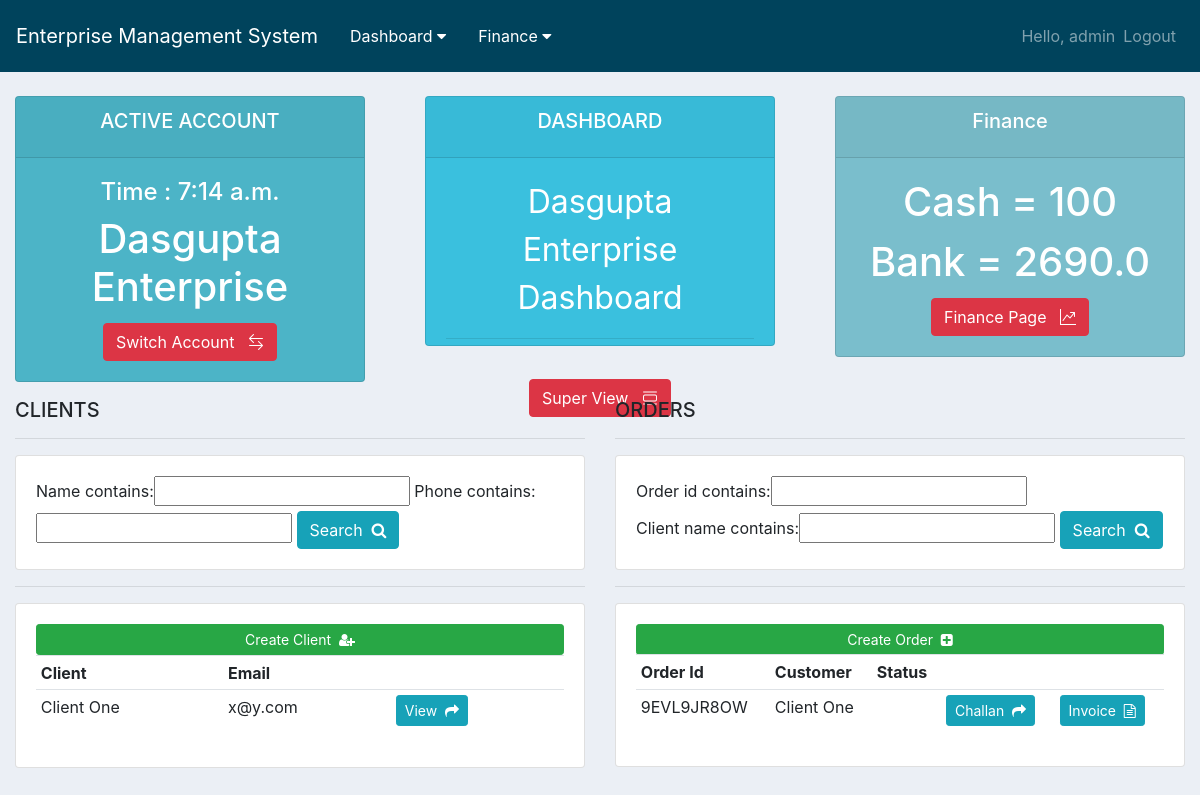
The app's page /DE_dashboard/ (signed in) with its own data.
### company/models.py (models this page shows, shortened)
class Company(models.Model):
    name = models.CharField(max_length=100, null=True)
    timestamp = models.DateTimeField(auto_now_add=True, null=True)

### finance/models.py (models this page shows)
class Cashbox(models.Model):
    company = models.ForeignKey(Company, null=True, on_delete=models.CASCADE)
    amount = models.IntegerField()
    timestamp = models.DateTimeField(auto_now=True, null=True)

class Bank(models.Model):
    company = models.ForeignKey(Company, null=True, on_delete=models.CASCADE)
    amount = models.FloatField()
    timestamp = models.DateTimeField(auto_now=True, null=True)

### client/models.py (models this page shows)
class Client(models.Model):
    company = models.ForeignKey(Company, null=True, on_delete=models.CASCADE)
    name = models.CharField(max_length=100, null=True)
    phone = models.CharField(max_length=20, null=True)
    email = models.EmailField()
    address = models.TextField(max_length=200, null=True)
    timestamp = models.DateTimeField(auto_now_add=True, null=True)
    def __str__(self):
        return self.name

### order/models.py (models this page shows, shortened)
class Order(models.Model):
    STATUS = (
        ('Pending', 'Pending'),
        ('Paid', 'Paid'),
    )
    CSR_value = (
        (True, 'Paid'),
        (False, 'Not Paid'),
    )
    MONTH = (
        ('JANUARY', 'JANUARY'),
        ('FEBRUARY', 'FEBRUARY'),
        ('MARCH', 'MARCH'),
        ('APRIL', 'APRIL'),
        ('MAY', 'MAY'),
        ('JUNE', 'JUNE'),
        ('JULY', 'JULY'),
        ('AUGUST', 'AUGUST'),
        ('SEPTEMBER', 'SEPTEMBER'),
        ('OCTOBER', 'OCTOBER'),
        ('NOVEMBER', 'NOVEMBER'),
        ('DECEMBER', 'DECEMBER'),
    )
    order_id = models.CharField(max_length=120, null=True, blank=True)
    client = models.ForeignKey(Client, null=True, on_delete=models.CASCADE)
    company = models.ForeignKey(Company, null=True, on_delete=models.CASCADE)
    sub_client = models.CharField(max_length=120, null=True, blank=True)
    service_1 = models.ForeignKey(Service, null=True, on_delete=models.CASCADE, related_name='service_1')
    rate_1 = models.DecimalField(default=0.00, max_digits=10, decimal_places=2)
    service_2 = models.ForeignKey(Service, null=True, on_delete=models.CASCADE, related_name='service_2')
    rate_2 = models.DecimalField(default=0.00, max_digits=10, decimal_places=2)
    service_3 = models.ForeignKey(Service, null=True, on_delete=models.CASCADE, related_name='service_3')
    rate_3 = models.DecimalField(default=0.00, max_digits=10, decimal_places=2)
    service_4 = models.ForeignKey(Service, null=True, on_delete=models.CASCADE, related_name='service_4')
    rate_4 = models.DecimalField(default=0.00, max_digits=10, decimal_places=2)
    upload_document = models.FileField(upload_to="document_uploaded/", blank=True)
    work_order_period = models.CharField(max_length=100, null=True)
    invoice_for_month = models.CharField(max_length=100, default='JAN', choices=MONTH)
    date = models.CharField(max_length=20, null=True)
    frequency = models.CharField(max_length=100, null=True)
    bill_raised = models.CharField(max_length=100, null=True)
    area = models.IntegerField(default=0)
    rate = models.DecimalField(default=0.00, max_digits=10, decimal_places=2)
    payment = models.CharField(max_length=100, default='Pending', choices=STATUS)
    payment_details = models.CharField(max_length=100, null=True)
    payment_date = models.DateField(blank=True, null=True)
    bank_transfer = models.BooleanField(default=False)
    TDS = models.IntegerField(default=0)
    CSR = models.IntegerField(default=0)
    csr_status = models.BooleanField(default=False, choices=CSR_value)
    total = models.DecimalField(default=0.00, max_digits=10, decimal_places=2)
    challan_text = models.TextField(max_length=200, null=True)
    remark = models.TextField(max_length=200, null=True)
    timestamp = models.DateTimeField(auto_now_add=True, null=True)

### dasguptaPest/DE_views.py (the view)
# urls.py: path('DE_dashboard/', DE_views.company_dashboard, name='DE_dashboard'),
@login_required(login_url='login')
def company_dashboard(request):
    qs = Cashbox.objects.filter(company__name='Dasgupta Enterprise')
    cashbox = qs[0]
    qs = Bank.objects.filter(company__name='Dasgupta Enterprise')
    bank = qs[0]
    orders = Order.objects.filter(company__name='Dasgupta Enterprise')
    order_filter = OrderFilter(request.GET, queryset=orders)
    orders = order_filter.qs
    clients = Client.objects.filter(company__name='Dasgupta Enterprise')
    client_filter = ClientFilter(request.GET, queryset=clients)
    clients = client_filter.qs
    context = {
        "title": "Dasgupta Enterprise",
        "content": "Dasgupta Enterprise Dashboard",
        "clients": clients,
        "cashbox": cashbox,
        "bank": bank,
        "orders": orders,
        "order_filter": order_filter,
        "client_filter": client_filter,
        "time": datetime.datetime.now().time(),
    }
    return render(request, 'dashboard.html', context)

### templates/dashboard.html (shortened to what this page needs)
{% extends "base.html" %}
{% block content %}
<br>
<div class="row">
	<div class="col">
		<div class="col-md">
			<div class="card text-center text-white  mb-3" id="total-orders">
			  	<div class="card-header">
			  		<h5 class="card-title">ACTIVE ACCOUNT</h5>
			  	</div>
			  	<div class="card-body">
					<h4>Time : {{ time }}</h4>
			    	<h1 class="card-title">{{ title }}</h1>
					{% if title == 'Asian Chemicals' %}
						<a class="btn btn-danger" href="{% url 'DE_dashboard' %}">Switch Account&nbsp;&nbsp;&nbsp;<i class="bi bi-arrow-left-right"></i></a>
					{% else %}
						<a class="btn btn-danger" href="{% url 'AC_dashboard' %}">Switch Account&nbsp;&nbsp;&nbsp;<i class="bi bi-arrow-left-right"></i></a>
					{% endif %}
			  	</div>
			</div>
		</div>
	</div>
	<div class="col">
		<div class="col-md">
			<div class="card text-center text-white  mb-3" id="orders-ordered">
			  	<div class="card-header">
			  		<h5 class="card-title">DASHBOARD</h5>
			  	</div>
			  	<div class="card-body">
			    	<p class="card-title" style="font-size: 2rem;">{{ content }}</p><hr><br>
					{% if title == 'Asian Chemicals' %}
						<a class="btn btn-danger" href="{% url 'AC_superview' %}">Super View&nbsp;&nbsp;&nbsp;<i class="bi bi-view-list"></i></a>
					{% else %}
						<a class="btn btn-danger" href="{% url 'DE_superview' %}">Super View&nbsp;&nbsp;&nbsp;<i class="bi bi-view-list"></i></a>
					{% endif %}
			  	</div>
			</div>
		</div>
	</div>
	<div class="col">
		<div class="col-md">
			<div class="card text-center text-white  mb-3" id="orders-delivered">
			  	<div class="card-header">
			  		<h5 class="card-title">Finance</h5>
			  	</div>
			  	<div class="card-body">
			    	<h1 class="card-title">Cash = {{ cashbox.amount }}</h1>
					<h1 class="card-title">Bank = {{ bank.amount }}</h1>
					{% if title == 'Asian Chemicals' %}
						<a class="btn btn-danger" href="{% url 'finance:ac_finance' %}">Finance Page&nbsp;&nbsp;&nbsp;<i class="bi bi-graph-up"></i></a>
					{% else %}
						<a class="btn btn-danger" href="{% url 'finance:de_finance' %}">Finance Page&nbsp;&nbsp;&nbsp;<i class="bi bi-graph-up"></i></a>
					{% endif %}
			  	</div>
			</div>
		</div>
	</div>
</div>
<div class="container-fluid">
	<div class="row">
		<div class="col-md-6">
			<h5>CLIENTS</h5>
			<hr>
			<div class="card card-body">
				<form method="get">
						{{ client_filter.form }}
						<button class="btn btn-info" type="submit">Search&nbsp;&nbsp;<i class="fa fa-search" aria-hidden="true"></i></button>
				</form>
			</div>
			<hr>
			<div class="card card-body">
				<a class="btn btn-success btn-sm btn-block" href="{% url 'client:create_client' %}">Create Client&nbsp;&nbsp;<i class="fa fa-user-plus" aria-hidden="true"></i></a>
				<table class="table table-sm">
					<tr>
						<th>Client</th>
						<th>Email</th>
						<th></th>
					</tr>
					{% for client in clients|slice:":20" %}
						<tr>
							<td>{{ client.name }}</td>
							<td>{{ client.email }}</td>
							<td><a type="button" class="btn btn-sm btn-info" href="{% url 'client:client_view' client.id %}">View&nbsp;&nbsp;<i class="fa fa-share" aria-hidden="true"></i></a></td>
						</tr>
					{% endfor %}
				</table>
			</div>
		</div>
		<div class="col-md-6">
			<h5>ORDERS</h5>
			<hr>
			<div class="card card-body">
				<form method="get">
						{{ order_filter.form }}
						<button class="btn btn-info" type="submit">Search&nbsp;&nbsp;<i class="fa fa-search" aria-hidden="true"></i></button>
				</form>
			</div>
			<hr>
			<div class="card card-body">
				<table class="table table-sm">
					<tr>
						{% if title == 'Asian Chemicals' %}
						<a class="btn btn-success btn-sm btn-block" href="{% url 'order:accreate_order' %}">Create Order&nbsp;&nbsp;<i class="fa fa-plus-square" aria-hidden="true"></i></a>
						{% else %}
						<a class="btn btn-success btn-sm btn-block" href="{% url 'order:decreate_order' %}">Create Order&nbsp;&nbsp;<i class="fa fa-plus-square" aria-hidden="true"></i></a>
						{% endif %}
					</tr>
					<tr>
						<th>Order Id</th>
						<th>Customer</th>
						<th>Status</th>
						<th></th>
						<th></th>
					</tr>
					{% for order in orders|slice:":20" %}
						<tr>
							<td>{{ order.order_id }}</td>
							<td>{{ order.client }}</td>
							<td>{{ order.status }}</td>
							<td><a href="{% url 'order:view_order' order.id %}" type="button" class="btn btn-sm btn-info">Challan&nbsp;&nbsp;<i class="fa fa-share" aria-hidden="true"></i></a></td>
						    <td><a href="{% url 'order:invoice' order.id %}" type="button" class="btn btn-sm btn-info">Invoice&nbsp;&nbsp;<i class="fa fa-file-text-o" aria-hidden="true"></i></a></td>
						</tr>
					{% endfor %}
				</table>
			</div>
		</div>
	</div>
</div>
{% endblock %}

### templates/navbar.html (shortened to what this page needs)
<nav class="navbar navbar-expand-lg navbar-dark" style="background-color: #00435c;">
  <a class="navbar-brand" href="{% url 'home' %}">Enterprise Management System</a>
  <div class="collapse navbar-collapse" id="navbarNav">
    <ul class="navbar-nav mr-auto">
      <div class="dropdown">
        <button class="dropbtn">Dashboard
          <i class="fa fa-caret-down"></i>
        </button>
      </div>
      <div class="dropdown">
        <button class="dropbtn">Finance
          <i class="fa fa-caret-down"></i>
        </button>
      </div>
    </ul>
    <ul class="navbar-nav ml-auto">
      {% if request.user.is_authenticated %}
        <li class="nav-item">
          <span class="navbar-text">Hello, {{ request.user }}</span>
        </li>
        <li class="nav-item">
          <a class="nav-link" href="{% url 'logout' %}" >Logout</a>
        </li>
      {% endif %}
    </ul>
  </div>
</nav>

### static/css/main.css (style rules this page uses)
body { background-color: #ebeff5; }
#total-orders { background-color: #4cb4c7; }
#orders-delivered { background-color: #7abecc; }
#orders-ordered { height: 250px; background-color: #3ac0de; }
.dropbtn { background-color: #00435c; color: white; padding: 16px; font-size: 16px; border: none; }
.dropdown { position: relative; display: inline-block; }

### records on screen
Company: name "Dasgupta Enterprise"
Cashbox: amount "100"
Bank: amount "2690.0"
Client: name "Client One", email "x@y.com"
Order: order_id "9EVL9JR8OW", client "Client One"

### other values on screen
{{ request.user }} "admin"
{{ time }} "7:14 a.m."
{{ content }} "Dasgupta Enterprise Dashboard"
